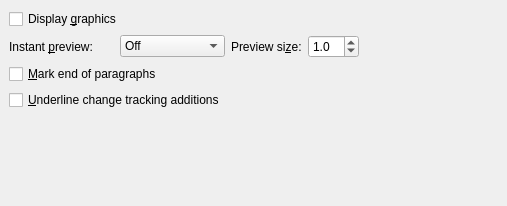
<?xml version="1.0" encoding="UTF-8"?>
<ui version="4.0">
 <class>PrefDisplayUi</class>
 <widget class="QWidget" name="PrefDisplayUi">
  <property name="geometry">
   <rect>
    <x>0</x>
    <y>0</y>
    <width>507</width>
    <height>206</height>
   </rect>
  </property>
  <property name="sizePolicy">
   <sizepolicy hsizetype="Expanding" vsizetype="Expanding">
    <horstretch>0</horstretch>
    <verstretch>0</verstretch>
   </sizepolicy>
  </property>
  <property name="windowTitle">
   <string/>
  </property>
  <layout class="QGridLayout">
   <property name="leftMargin">
    <number>9</number>
   </property>
   <property name="topMargin">
    <number>9</number>
   </property>
   <property name="rightMargin">
    <number>9</number>
   </property>
   <property name="bottomMargin">
    <number>9</number>
   </property>
   <property name="spacing">
    <number>6</number>
   </property>
   <item row="1" column="3">
    <widget class="QDoubleSpinBox" name="previewSizeSB">
     <property name="sizePolicy">
      <sizepolicy hsizetype="Fixed" vsizetype="Fixed">
       <horstretch>0</horstretch>
       <verstretch>0</verstretch>
      </sizepolicy>
     </property>
     <property name="toolTip">
      <string>Factor for the preview size</string>
     </property>
     <property name="decimals">
      <number>1</number>
     </property>
     <property name="minimum">
      <double>0.100000000000000</double>
     </property>
     <property name="maximum">
      <double>10.000000000000000</double>
     </property>
     <property name="singleStep">
      <double>0.100000000000000</double>
     </property>
     <property name="value">
      <double>1.000000000000000</double>
     </property>
    </widget>
   </item>
   <item row="0" column="0" colspan="2">
    <widget class="QCheckBox" name="displayGraphicsCB">
     <property name="text">
      <string>Display &amp;graphics</string>
     </property>
    </widget>
   </item>
   <item row="0" column="4" rowspan="5">
    <spacer>
     <property name="orientation">
      <enum>Qt::Horizontal</enum>
     </property>
     <property name="sizeHint" stdset="0">
      <size>
       <width>57</width>
       <height>20</height>
      </size>
     </property>
    </spacer>
   </item>
   <item row="4" column="0">
    <spacer>
     <property name="orientation">
      <enum>Qt::Vertical</enum>
     </property>
     <property name="sizeType">
      <enum>QSizePolicy::Expanding</enum>
     </property>
     <property name="sizeHint" stdset="0">
      <size>
       <width>0</width>
       <height>20</height>
      </size>
     </property>
    </spacer>
   </item>
   <item row="1" column="0">
    <widget class="QLabel" name="instantPreviewLA">
     <property name="text">
      <string>Instant &amp;preview:</string>
     </property>
     <property name="buddy">
      <cstring>instantPreviewCO</cstring>
     </property>
    </widget>
   </item>
   <item row="1" column="1">
    <widget class="QComboBox" name="instantPreviewCO">
     <item>
      <property name="text">
       <string>Off</string>
      </property>
     </item>
     <item>
      <property name="text">
       <string>No math</string>
      </property>
     </item>
     <item>
      <property name="text">
       <string>On</string>
      </property>
     </item>
    </widget>
   </item>
   <item row="2" column="0" colspan="2">
    <widget class="QCheckBox" name="paragraphMarkerCB">
     <property name="toolTip">
      <string>Mark end of paragraphs on screen with a pilcrow character.</string>
     </property>
     <property name="text">
      <string>&amp;Mark end of paragraphs</string>
     </property>
    </widget>
   </item>
   <item row="1" column="2">
    <widget class="QLabel" name="previewSizeLA">
     <property name="text">
      <string>Preview si&amp;ze:</string>
     </property>
     <property name="buddy">
      <cstring>instantPreviewCO</cstring>
     </property>
    </widget>
   </item>
   <item row="3" column="0" colspan="2">
    <widget class="QCheckBox" name="ctAdditionsUnderlinedCB">
     <property name="toolTip">
      <string>If this is checked, additions in change tracking are underlined in the workarea</string>
     </property>
     <property name="text">
      <string>&amp;Underline change tracking additions</string>
     </property>
    </widget>
   </item>
  </layout>
 </widget>
 <tabstops>
  <tabstop>instantPreviewCO</tabstop>
 </tabstops>
 <includes>
  <include location="local">qt_i18n.h</include>
 </includes>
 <resources/>
 <connections/>
</ui>
